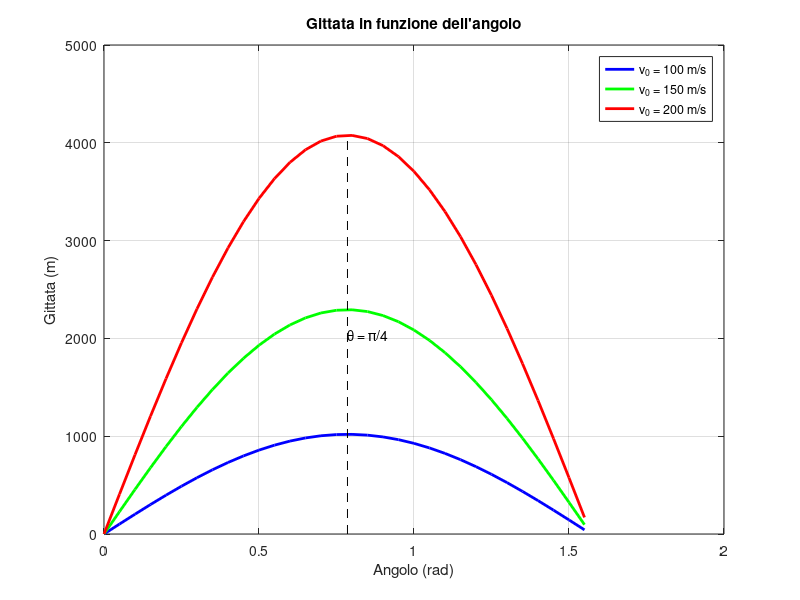

Write MATLAB code to recreate this figure.
% sgittata_plot.m
clear
clc
g = 9.81;
ang = 0:0.05:pi/2;
% Tre velocità diverse
v0_1 = 100;
v0_2 = 150;
v0_3 = 200;
gitt1 = v0_1^2./g * sin(2*ang);
gitt2 = v0_2^2./g * sin(2*ang);
gitt3 = v0_3^2./g * sin(2*ang);
% Grafico
figure(1)
h1 = plot(ang, gitt1, 'b-', 'LineWidth', 2); % Handle
hold on
h2 = plot(ang, gitt2, 'g-', 'LineWidth', 2);
h3 = plot(ang, gitt3, 'r-', 'LineWidth', 2);
grid on
xlabel('Angolo (rad)')
ylabel('Gittata (m)')
title('Gittata in funzione dell''angolo')
legend([h1, h2, h3], 'v_0 = 100 m/s', 'v_0 = 150 m/s', 'v_0 = 200 m/s')
% Linea verticale a π/4 per verificare il massimo
line([pi/4 pi/4], [0 max(gitt3)], 'Color', 'k', 'LineStyle', '--')
text(pi/4, max(gitt3)/2, '\theta = \pi/4')
hold off
% Verifica che il massimo sia a π/4
[max_gitt, idx_max] = max(gitt3);
ang_max = ang(idx_max);
fprintf('Angolo di massima gittata: %.4f rad (%.2f gradi)\n', ang_max, ang_max*180/pi);
fprintf('π/4 = %.4f rad (45 gradi)\n', pi/4);